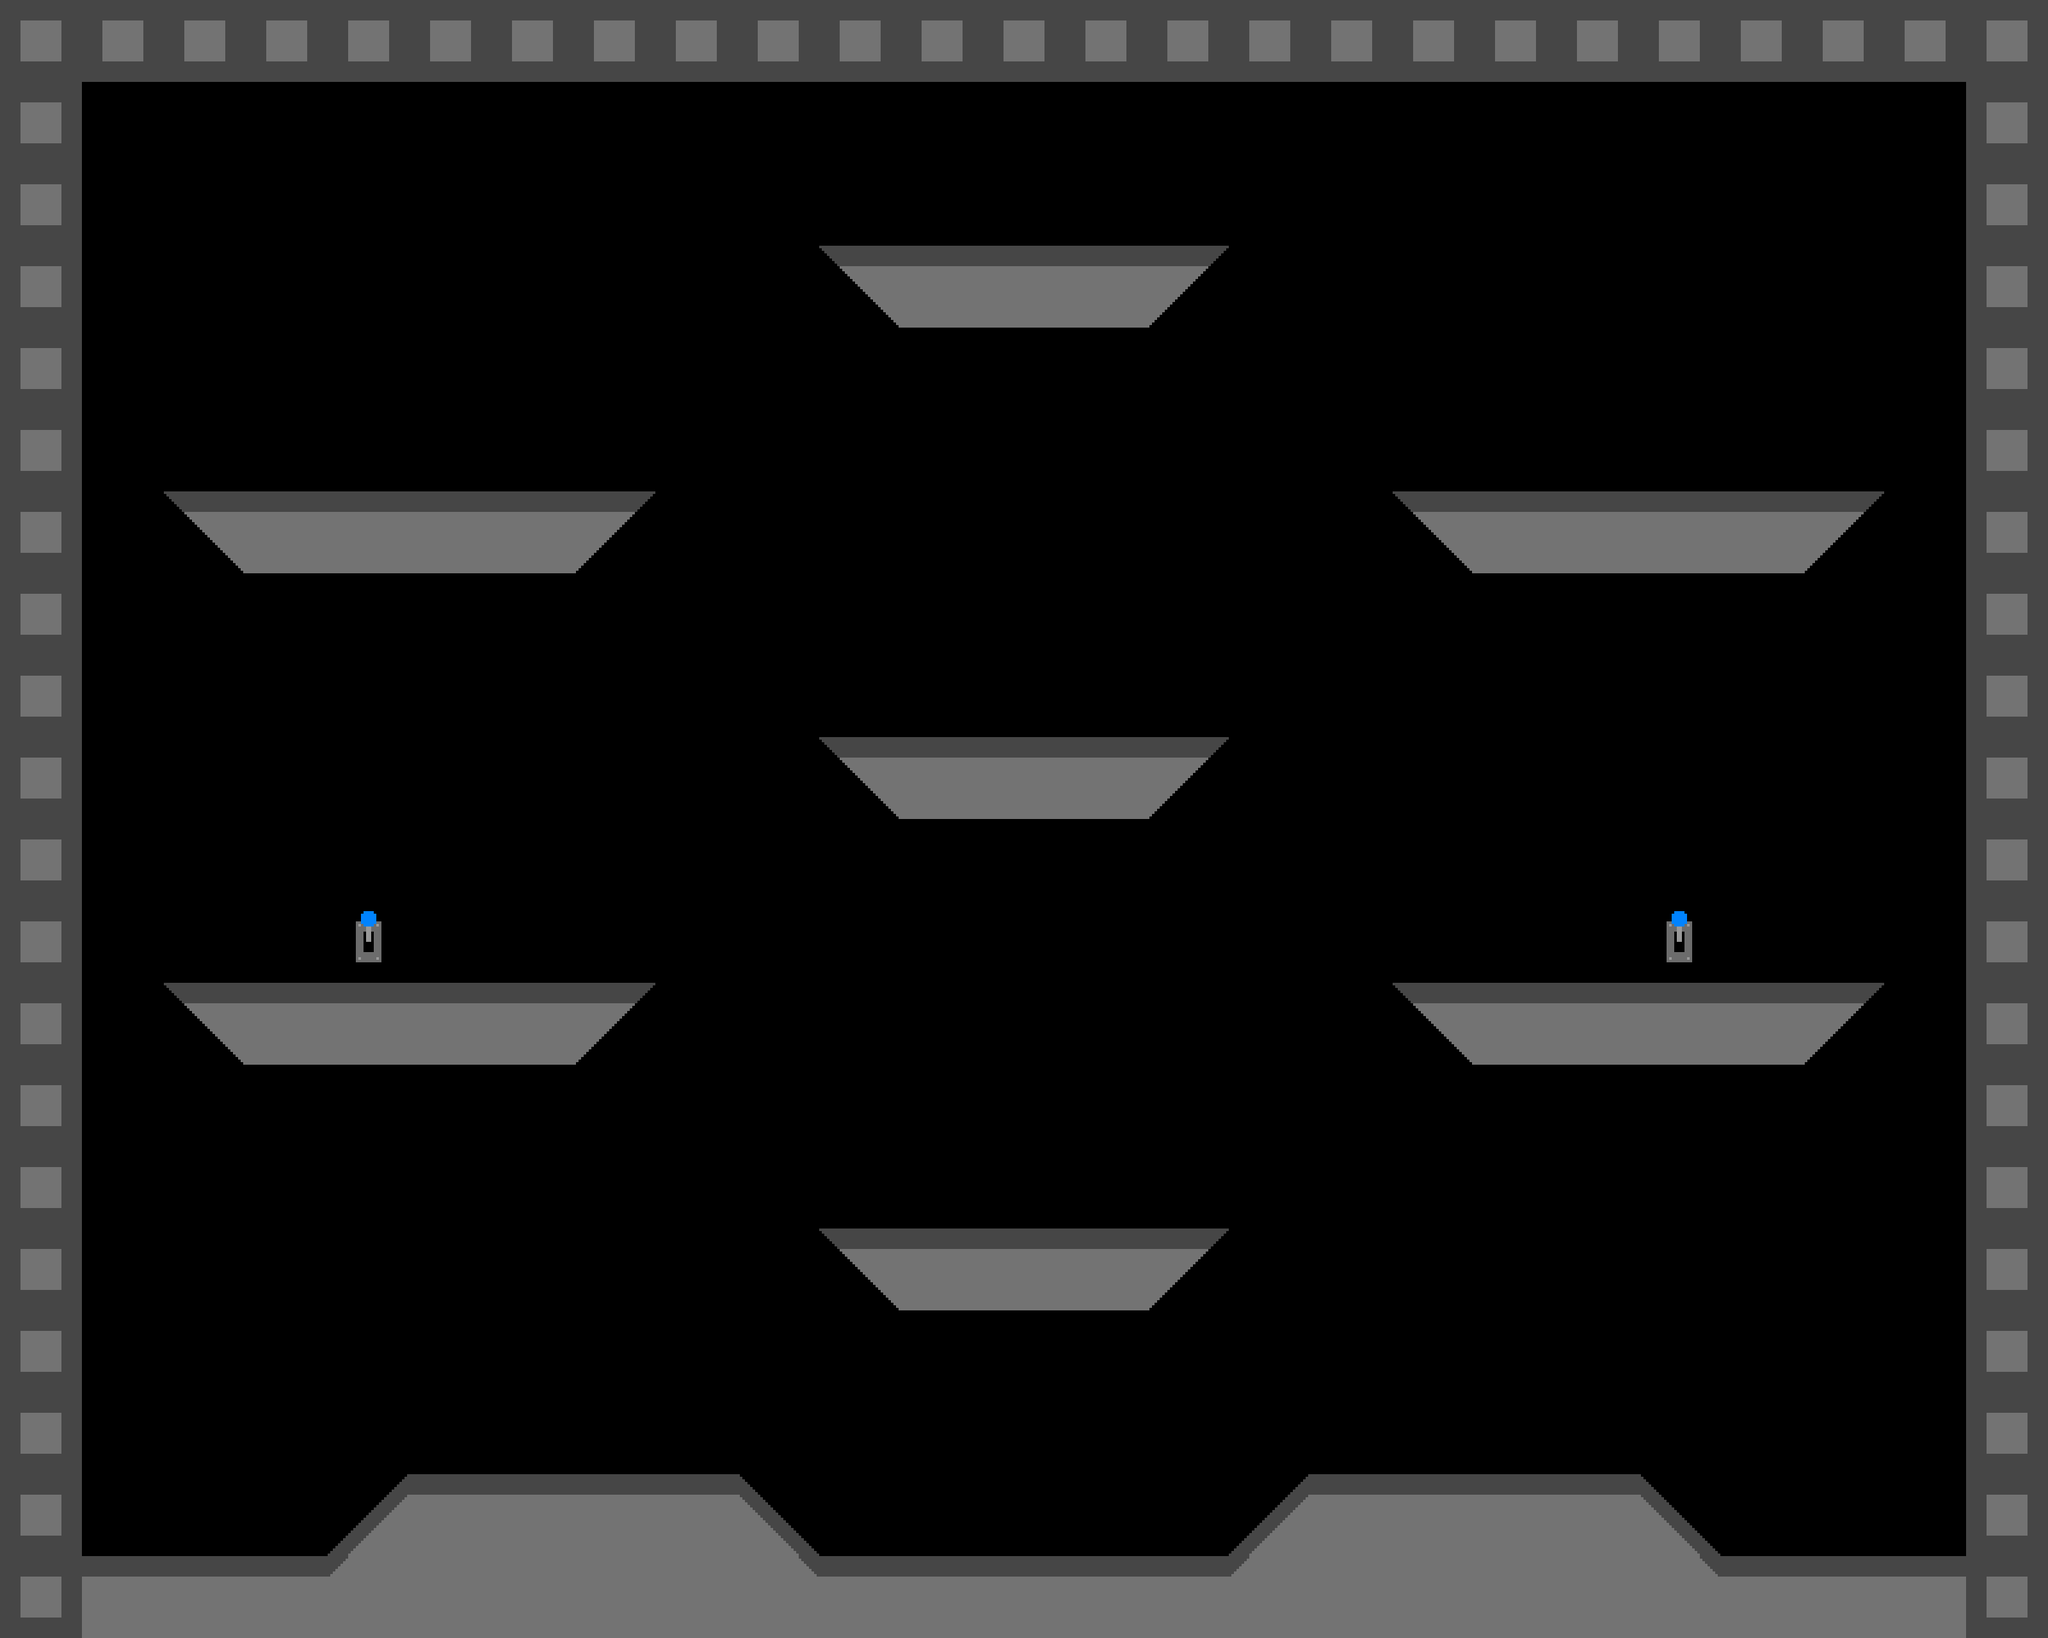

A level layout from a 2D game, rendered from its tile map. Below: a short description, then the map file with its tile-grid data intact:
An orthogonal 25x20 tile map with 128x128 px tiles, 3 tile layers (Levers, Platforms, Coins).

<map version="1.4" tiledversion="1.4.3" orientation="orthogonal" renderorder="right-down" width="25" height="20" tilewidth="128" tileheight="128" infinite="0" nextlayerid="8" nextobjectid="1">
 <tileset firstgid="1" name="new_world_placeholders" tilewidth="128" tileheight="128" tilecount="14" columns="0">
  <grid orientation="orthogonal" width="1" height="1" />
  <tile id="0">
   <image width="128" height="128" source="placeholder_assets/placeholder_angled_platform.png" />
  </tile>
  <tile id="1">
   <image width="128" height="128" source="placeholder_assets/placeholder_basic_platform.png" />
  </tile>
  <tile id="2">
   <image width="128" height="128" source="placeholder_assets/placeholder_corner_platform.png" />
  </tile>
  <tile id="3">
   <image width="128" height="128" source="placeholder_assets/placeholder_dark_tile.png" />
  </tile>
  <tile id="4">
   <image width="128" height="128" source="placeholder_assets/placeholder_door.png" />
  </tile>
  <tile id="5">
   <image width="128" height="128" source="placeholder_assets/placeholder_edge_platform.png" />
  </tile>
  <tile id="6">
   <image width="128" height="128" source="placeholder_assets/placeholder_key.png" />
  </tile>
  <tile id="7">
   <image width="128" height="128" source="placeholder_assets/placeholder_light_tile.png" />
  </tile>
  <tile id="8">
   <image width="128" height="128" source="placeholder_assets/placeholder_passage.png" />
  </tile>
  <tile id="9">
   <image width="128" height="128" source="placeholder_assets/placeholder_thin_platform.png" />
  </tile>
  <tile id="10">
   <image width="128" height="128" source="placeholder_assets/placeholder_wall.png" />
  </tile>
  <tile id="11">
   <image width="128" height="128" source="placeholder_assets/placeholder_x_tile.png" />
  </tile>
  <tile id="13">
   <image width="128" height="128" source="placeholder_assets/levers/lever_blue_down.png" />
  </tile>
  <tile id="14">
   <image width="128" height="128" source="placeholder_assets/levers/lever_blue_up.png" />
  </tile>
 </tileset>
 <layer id="7" name="Levers" width="25" height="20">
  <data encoding="csv">
0,0,0,0,0,0,0,0,0,0,0,0,0,0,0,0,0,0,0,0,0,0,0,0,0,
0,0,0,0,0,0,0,0,0,0,0,0,0,0,0,0,0,0,0,0,0,0,0,0,0,
0,0,0,0,0,0,0,0,0,0,0,0,0,0,0,0,0,0,0,0,0,0,0,0,0,
0,0,0,0,0,0,0,0,0,0,0,0,0,0,0,0,0,0,0,0,0,0,0,0,0,
0,0,0,0,0,0,0,0,0,0,0,0,0,0,0,0,0,0,0,0,0,0,0,0,0,
0,0,0,0,0,0,0,0,0,0,0,0,0,0,0,0,0,0,0,0,0,0,0,0,0,
0,0,0,0,0,0,0,0,0,0,0,0,0,0,0,0,0,0,0,0,0,0,0,0,0,
0,0,0,0,0,0,0,0,0,0,0,0,0,0,0,0,0,0,0,0,0,0,0,0,0,
0,0,0,0,0,0,0,0,0,0,0,0,0,0,0,0,0,0,0,0,0,0,0,0,0,
0,0,0,0,0,0,0,0,0,0,0,0,0,0,0,0,0,0,0,0,0,0,0,0,0,
0,0,0,0,0,0,0,0,0,0,0,0,0,0,0,0,0,0,0,0,0,0,0,0,0,
0,0,0,0,15,0,0,0,0,0,0,0,0,0,0,0,0,0,0,0,15,0,0,0,0,
0,0,0,0,0,0,0,0,0,0,0,0,0,0,0,0,0,0,0,0,0,0,0,0,0,
0,0,0,0,0,0,0,0,0,0,0,0,0,0,0,0,0,0,0,0,0,0,0,0,0,
0,0,0,0,0,0,0,0,0,0,0,0,0,0,0,0,0,0,0,0,0,0,0,0,0,
0,0,0,0,0,0,0,0,0,0,0,0,0,0,0,0,0,0,0,0,0,0,0,0,0,
0,0,0,0,0,0,0,0,0,0,0,0,0,0,0,0,0,0,0,0,0,0,0,0,0,
0,0,0,0,0,0,0,0,0,0,0,0,0,0,0,0,0,0,0,0,0,0,0,0,0,
0,0,0,0,0,0,0,0,0,0,0,0,0,0,0,0,0,0,0,0,0,0,0,0,0,
0,0,0,0,0,0,0,0,0,0,0,0,0,0,0,0,0,0,0,0,0,0,0,0,0
</data>
 </layer>
 <layer id="1" name="Platforms" width="25" height="20">
  <data encoding="csv">
11,11,11,11,11,11,11,11,11,11,11,11,11,11,11,11,11,11,11,11,11,11,11,11,11,
11,0,0,0,0,0,0,0,0,0,0,0,0,0,0,0,0,0,0,0,0,0,0,0,11,
11,0,0,0,0,0,0,0,0,0,0,0,0,0,0,0,0,0,0,0,0,0,0,0,11,
11,0,0,0,0,0,0,0,0,0,2147483654,2,2,2,6,0,0,0,0,0,0,0,0,0,11,
11,0,0,0,0,0,0,0,0,0,0,0,0,0,0,0,0,0,0,0,0,0,0,0,11,
11,0,0,0,0,0,0,0,0,0,0,0,0,0,0,0,0,0,0,0,0,0,0,0,11,
11,0,2147483654,2,2,2,2,6,0,0,0,0,0,0,0,0,0,2147483654,2,2,2,2,6,0,11,
11,0,0,0,0,0,0,0,0,0,0,0,0,0,0,0,0,0,0,0,0,0,0,0,11,
11,0,0,0,0,0,0,0,0,0,0,0,0,0,0,0,0,0,0,0,0,0,0,0,11,
11,0,0,0,0,0,0,0,0,0,2147483654,2,2,2,6,0,0,0,0,0,0,0,0,0,11,
11,0,0,0,0,0,0,0,0,0,0,0,0,0,0,0,0,0,0,0,0,0,0,0,11,
11,0,0,0,0,0,0,0,0,0,0,0,0,0,0,0,0,0,0,0,0,0,0,0,11,
11,0,2147483654,2,2,2,2,6,0,0,0,0,0,0,0,0,0,2147483654,2,2,2,2,6,0,11,
11,0,0,0,0,0,0,0,0,0,0,0,0,0,0,0,0,0,0,0,0,0,0,0,11,
11,0,0,0,0,0,0,0,0,0,0,0,0,0,0,0,0,0,0,0,0,0,0,0,11,
11,0,0,0,0,0,0,0,0,0,2147483654,2,2,2,6,0,0,0,0,0,0,0,0,0,11,
11,0,0,0,0,0,0,0,0,0,0,0,0,0,0,0,0,0,0,0,0,0,0,0,11,
11,0,0,0,0,0,0,0,0,0,0,0,0,0,0,0,0,0,0,0,0,0,0,0,11,
11,0,0,0,1,2,2,2,2,2147483649,0,0,0,0,0,1,2,2,2,2,2147483649,0,0,0,11,
11,2,2,2,3,8,8,8,8,2147483651,2,2,2,2,2,3,8,8,8,8,2147483651,2,2,2,11
</data>
 </layer>
 <layer id="5" name="Coins" width="25" height="20">
  <data encoding="csv">
0,0,0,0,0,0,0,0,0,0,0,0,0,0,0,0,0,0,0,0,0,0,0,0,0,
0,0,0,0,0,0,0,0,0,0,0,0,0,0,0,0,0,0,0,0,0,0,0,0,0,
0,0,0,0,0,0,0,0,0,0,0,0,0,0,0,0,0,0,0,0,0,0,0,0,0,
0,0,0,0,0,0,0,0,0,0,0,0,0,0,0,0,0,0,0,0,0,0,0,0,0,
0,0,0,0,0,0,0,0,0,0,0,0,0,0,0,0,0,0,0,0,0,0,0,0,0,
0,0,0,0,0,0,0,0,0,0,0,0,0,0,0,0,0,0,0,0,0,0,0,0,0,
0,0,0,0,0,0,0,0,0,0,0,0,0,0,0,0,0,0,0,0,0,0,0,0,0,
0,0,0,0,0,0,0,0,0,0,0,0,0,0,0,0,0,0,0,0,0,0,0,0,0,
0,0,0,0,0,0,0,0,0,0,0,0,0,0,0,0,0,0,0,0,0,0,0,0,0,
0,0,0,0,0,0,0,0,0,0,0,0,0,0,0,0,0,0,0,0,0,0,0,0,0,
0,0,0,0,0,0,0,0,0,0,0,0,0,0,0,0,0,0,0,0,0,0,0,0,0,
0,0,0,0,0,0,0,0,0,0,0,0,0,0,0,0,0,0,0,0,0,0,0,0,0,
0,0,0,0,0,0,0,0,0,0,0,0,0,0,0,0,0,0,0,0,0,0,0,0,0,
0,0,0,0,0,0,0,0,0,0,0,0,0,0,0,0,0,0,0,0,0,0,0,0,0,
0,0,0,0,0,0,0,0,0,0,0,0,0,0,0,0,0,0,0,0,0,0,0,0,0,
0,0,0,0,0,0,0,0,0,0,0,0,0,0,0,0,0,0,0,0,0,0,0,0,0,
0,0,0,0,0,0,0,0,0,0,0,0,0,0,0,0,0,0,0,0,0,0,0,0,0,
0,0,0,0,0,0,0,0,0,0,0,0,0,0,0,0,0,0,0,0,0,0,0,0,0,
0,0,0,0,0,0,0,0,0,0,0,0,0,0,0,0,0,0,0,0,0,0,0,0,0,
0,0,0,0,0,0,0,0,0,0,0,0,0,0,0,0,0,0,0,0,0,0,0,0,0
</data>
 </layer>
</map>
